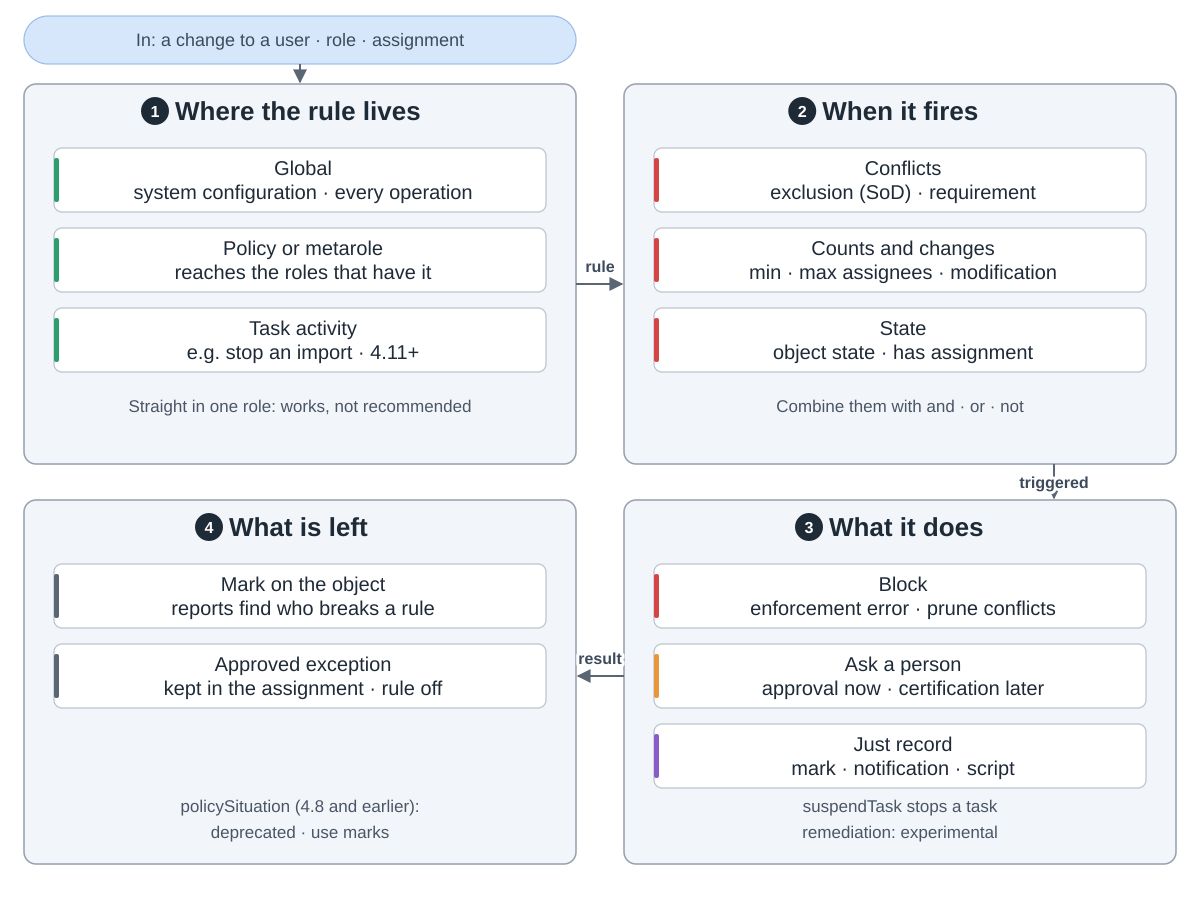

The script that saved this image:
"""midPoint policy rules: where a rule lives, when it fires, what it does, what it leaves behind.
Snake order: 1 where the rule lives (top left) -> 2 when it fires (top right) -> 3 what it does (bottom right)
-> 4 what is left (bottom left).
Drawn from Evolveum/midpoint at commit 160887ba (docs/roles-policies/policies/policy-rules.adoc,
infra/schema/src/main/resources/xml/ns/public/common/common-policy-3.xsd PolicyConstraintsType and PolicyActionsType).
Run: python3 policies.py"""
import sys
from pathlib import Path

sys.path.insert(0, str(Path(__file__).resolve().parents[2] / "tools"))
from archdiagram import Diagram, L, R, GW, T1, H1, T2, H2  # noqa: E402

d = Diagram("midPoint policy rules",
            "In: a change to a user, a role or an assignment. "
            "1 Where the rule lives: global rules in the system configuration are checked on every operation; "
            "rules in a policy or metarole reach every role that has it assigned, through an inducement; "
            "since midPoint 4.11 rules can sit in a task activity too, for example to stop an import after "
            "a number of changes. A rule written straight into one role works but is not recommended. "
            "2 When it fires, the constraints: conflicts, where exclusion keeps two roles apart (segregation "
            "of duties) and requirement needs them together; counts and changes, such as too few or too many "
            "assignees, or a change or new assignment; state, such as an object state or having an assignment. "
            "Constraints combine with and, or and not. "
            "3 What it does, the actions: block, where enforcement ends the change in an error and prune "
            "removes the conflicting assignments; ask a person, an approval now or a certification campaign "
            "later; just record, with a mark, a notification or a script. suspendTask stops a task; "
            "remediation is experimental. "
            "4 What is left: a mark on the object, so reports can find the objects that break a rule; "
            "an approved exception stored in the assignment, which turns the rule off for that user and that "
            "assignment; policySituation, used up to midPoint 4.8, is deprecated in favour of marks.")

d.pill(L, 16, GW, 48, "In: a change to a user · role · assignment")
d.arrow(f"M{L + GW / 2} 64V{T1 - 2}")

d.group(L, T1, GW, H1, "Where the rule lives", 1)
d.column(L, T1, [("Global|system configuration · every operation", "plan"),
                 ("Policy or metarole|reaches the roles that have it", "plan"),
                 ("Task activity|e.g. stop an import · 4.11+", "plan")])
d.notes(L, T1, H1, "Straight in one role: works, not recommended", "")

d.group(R, T1, GW, H1, "When it fires", 2)
d.column(R, T1, [("Conflicts|exclusion (SoD) · requirement", "review"),
                 ("Counts and changes|min · max assignees · modification", "review"),
                 ("State|object state · has assignment", "review")])
d.notes(R, T1, H1, "Combine them with and · or · not", "")

d.group(R, T2, GW, H2, "What it does", 3)
d.column(R, T2, [("Block|enforcement error · prune conflicts", "review"),
                 ("Ask a person|approval now · certification later", "critic"),
                 ("Just record|mark · notification · script", "write")])
d.notes(R, T2, H2, "suspendTask stops a task", "remediation: experimental")

d.group(L, T2, GW, H2, "What is left", 4)
d.column(L, T2, [("Mark on the object|reports find who breaks a rule", "data"),
                 ("Approved exception|kept in the assignment · rule off", "data")])
d.notes(L, T2, H2, "policySituation (4.8 and earlier):", "deprecated · use marks")

d.arrow(f"M{L + GW} {T1 + 200}H{R - 2}", label="rule", at=(600, T1 + 188))
d.arrow(f"M{R + 430} {T1 + H1}V{T2 - 2}", label="triggered", at=(R + 430, T1 + H1 + 24))
d.arrow(f"M{R} {T2 + 176}H{L + GW + 2}", label="result", at=(600, T2 + 164))

d.save(Path(__file__).with_name("policies.svg"))
